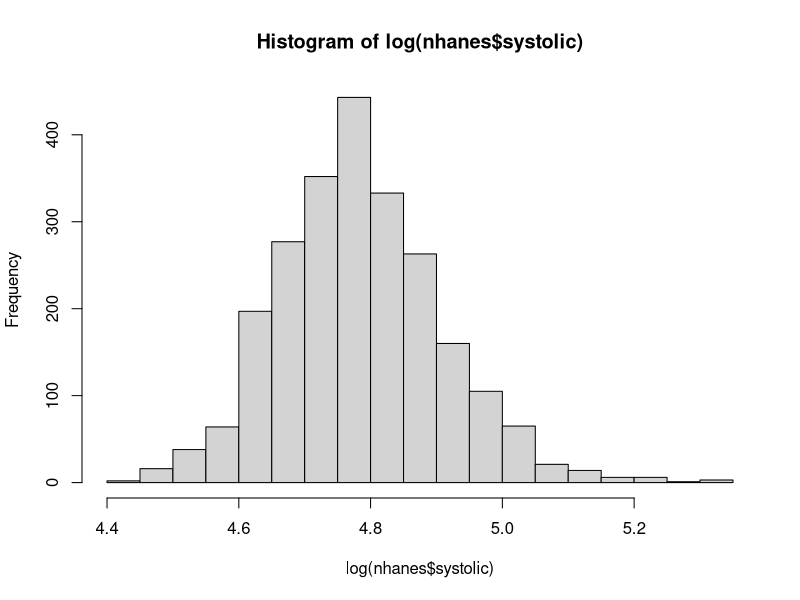
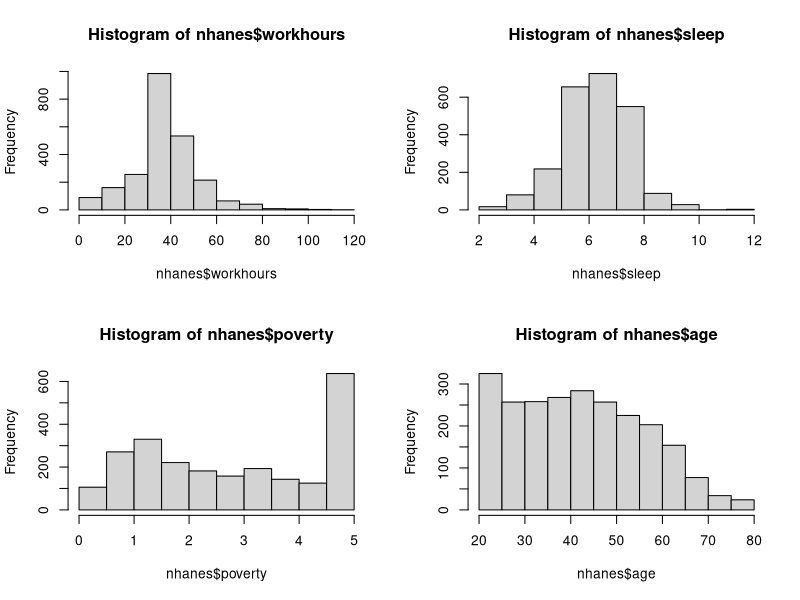
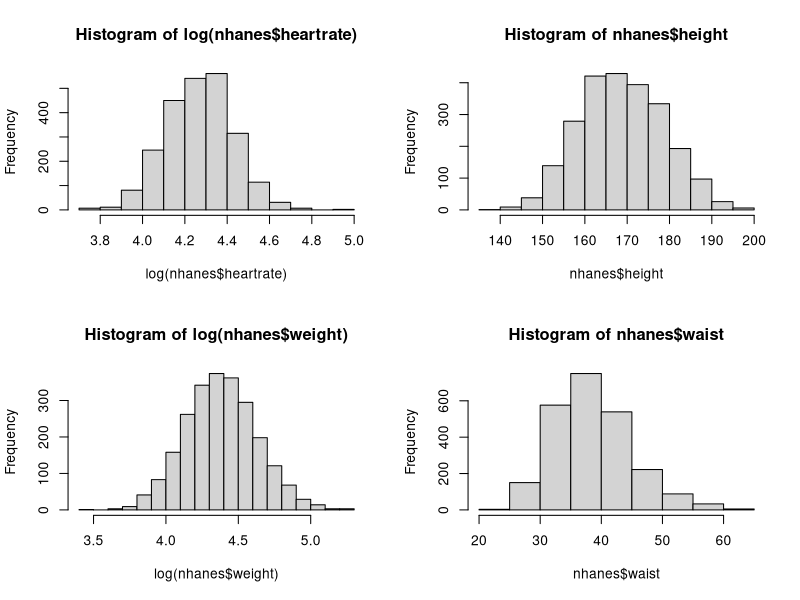
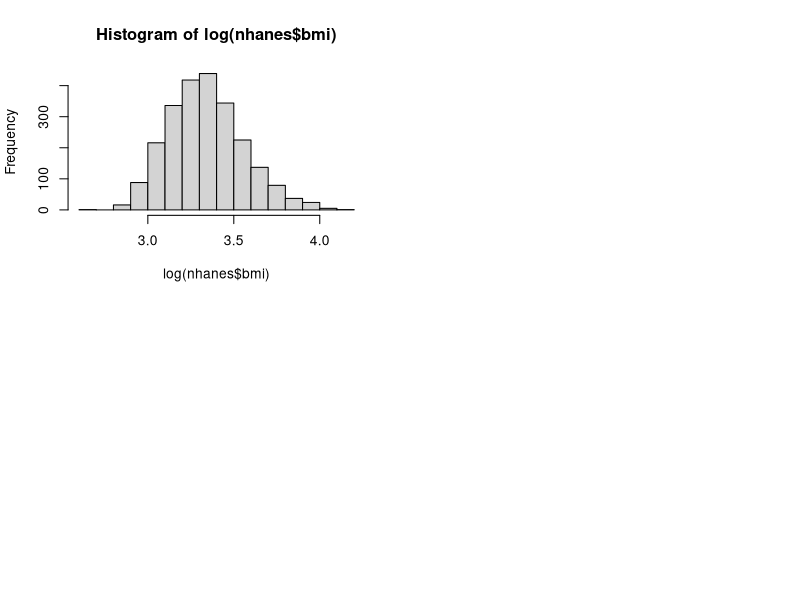

Generate these figures, in order, with R:
## ---- chunk 1
# load data
abc <- read.csv("data/abc.csv")
colnames(abc) <- c("var", "RSS", "df")
n <- 28

# calculate
abc$sigma.sq = abc$RSS/n
abc$AIC = n*log(abc$RSS/n) + 2*(n-abc$df-1)
abc$BIC = n*log(abc$RSS/n) + (n-abc$df-1)*log(n)

abc
## ---- chunk 2
nhanes <- read.csv("data/nhanes.csv")

cols <- c("jobtype", "smoke", "active", "diabetes", "alcohol", "female", "married", "educ", "race", "foreignborn")

for(i in 1:length(cols)){
  nhanes[[cols[i]]] <- as.factor(nhanes[[cols[i]]])
}

# we should log transform the outcome var
hist(log(nhanes$systolic), breaks=20)
nhanes$t.systolic <- log(nhanes$systolic)

# peek
par(mfrow=c(2,2))
hist(nhanes$workhours)
hist(nhanes$sleep)
hist(nhanes$poverty)
hist(nhanes$age)
hist(log(nhanes$heartrate))
hist(nhanes$height)
hist(log(nhanes$weight))
hist(nhanes$waist)
hist(log(nhanes$bmi))

# transform
nhanes$t.heartrate <- log(nhanes$heartrate)
nhanes$t.weight    <- log(nhanes$weight)
nhanes$t.bmi       <- log(nhanes$bmi)

df.nhanes <- subset(nhanes, select=c(cols, "workhours", "sleep", "poverty", "age", "height", "waist", "t.heartrate", "t.weight", "t.bmi", "t.systolic"))
## ---- chunk 3
model1 <- lm(t.systolic ~ ., df.nhanes)
summary(model1)
## ---- chunk 4
# to include the main effects of all variables in the dataset \texttt{MyData}
# lm(y ~ ., data = MyData)

# To include all variables and their pairwise interactions:
# lm(y ~ .^2, data = MyData)

# build model
model2 <- step(model1, direction="backward", trace=0)

# pull outputs why is AIC negative????
model2$coefficients
summary(model2)$r.squared
AIC(model2)
## ---- chunk 5
# model2$terms[[3]]

interactionModel <- lm(t.systolic ~ (female + married + educ + race + sleep + age + height + waist + t.heartrate)^2, df.nhanes)

model3 <- step(model2, 
     scope = list(upper = formula(interactionModel)), 
     direction = "forward", 
     trace=0)

model3$coefficients
summary(model3)$r.squared
AIC(model3)
## ---- chunk 6
model0 <- lm(t.systolic ~ 1, df.nhanes)
fullInteractionModel <- lm(t.systolic ~ .^2, df.nhanes)

model4 <- step(model1, scope = list(lower = formula(model0), 
                                    upper = formula(fullInteractionModel)), 
               direction = "both", trace=0)

model4$coefficients
summary(model4)$r.squared
AIC(model4)
## ---- chunk 7
AIC(model1)
AIC(model2)
AIC(model3)
AIC(model4)
AIC(fullInteractionModel)
## ---- chunk 8
nsims <- 100
rss <- data.frame(interactionModel = as.numeric(),
          m3 = as.numeric(),
          m4 = as.numeric(),
          best.model = as.numeric())
t.rss <- data.frame(interactionModel = as.numeric(),
          m3 = as.numeric(),
          m4 = as.numeric(),
          best.model = as.numeric())

for (i in 1:nsims){
  
  train.ids = sample(1:nrow(df.nhanes), 2000)
  train = df.nhanes[train.ids,]
  test = df.nhanes[-train.ids,]
  
  fit1 = lm(formula(interactionModel), data=train)
  fit2 = lm(formula(model3),           data=train)
  fit3 = lm(formula(model4),           data=train)
  
  # transformed rss
  t.rss[i,1] <- sum(test$t.systolic - predict(fit1, new=test))^2
  t.rss[i,2] <- sum(test$t.systolic - predict(fit2, new=test))^2
  t.rss[i,3] <- sum(test$t.systolic - predict(fit3, new=test))^2
  t.rss[i,4] <- which.min(t.rss[i, ])
  
  # untransformed rss
  rss[i,1] <- sum(exp(test$t.systolic) - exp(predict(fit1, new=test)))^2
  rss[i,2] <- sum(exp(test$t.systolic) - exp(predict(fit2, new=test)))^2
  rss[i,3] <- sum(exp(test$t.systolic) - exp(predict(fit3, new=test)))^2
  rss[i,4] <- which.min(rss[i, ])
}

table(t.rss[,"best.model"])
table(rss[,"best.model"])
## ---- chunk 9
# defining your own simulation function could be useful but not required.
# but much sure your approach is working outside of the function before defining one
# my.sim = function(n = 50, nsims = 200, k = c(2,5,25), seed = NA)

# you simulation code here

data <- rnorm(13, 0, 1)
y <- rnorm(1, 1*data[1] + 3*data[2] + 9*data[3], 5)

## ---- chunk 10

